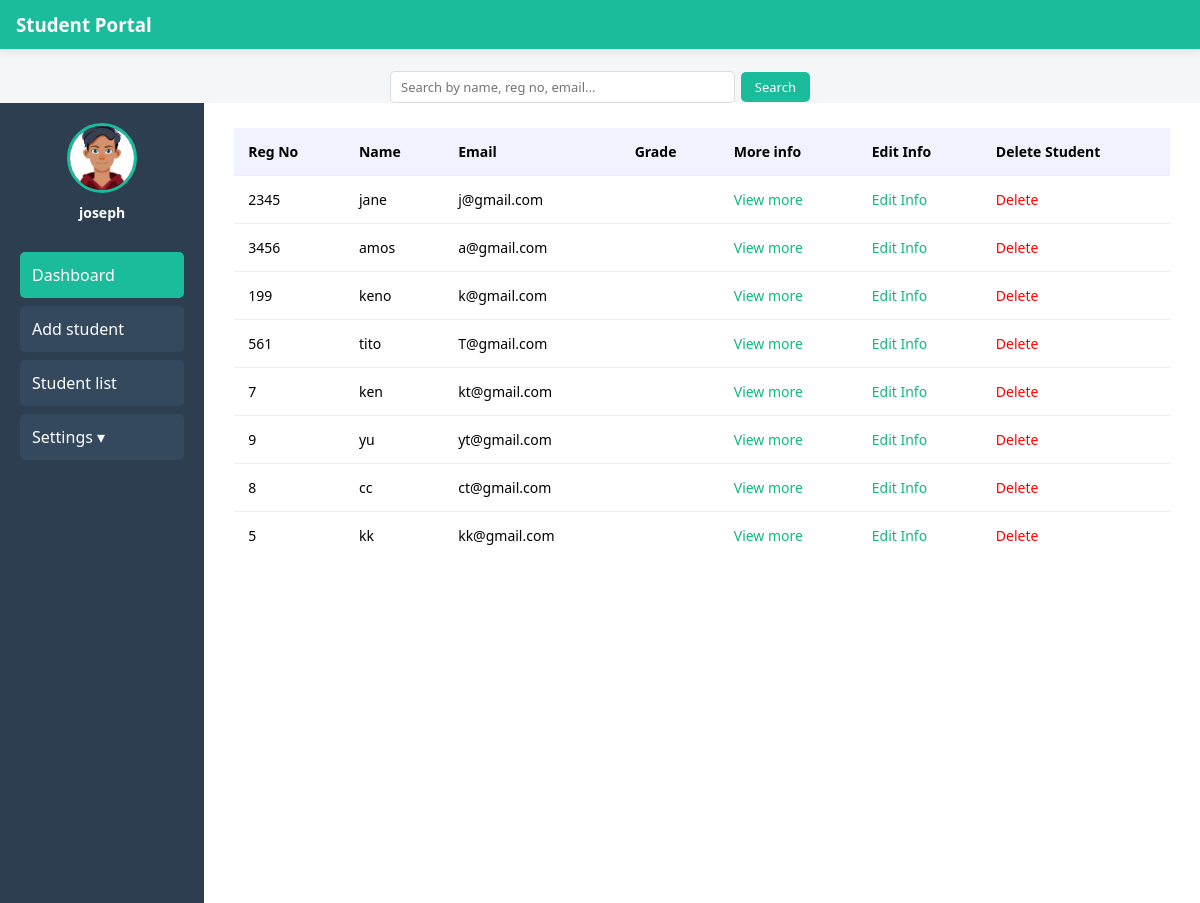
Page /student_list (signed in) on the committed database.
### portal/models.py (models this page shows, shortened)
class Student(models.Model):
    reg_no = models.CharField(max_length=50, unique=True)
    name = models.CharField(max_length=100)
    email = models.EmailField()
    grade= models.CharField(max_length=100, blank=True)
    fee_paid = models.CharField(max_length=100, blank=True)
    arrears = models.CharField(max_length=100, blank=True)
    assessment_no=models.CharField(max_length=100, blank=True)
    UPI=models.CharField(max_length=100, blank=True)
    Parent_contact = models.CharField(max_length=100, blank=True)

### portal/views.py (the view, shortened to what this page needs)
# urls.py: path('student_list', views.student_list, name='student_list'),
def student_list(request):
    query = request.GET.get('q')
    students = Student.objects.all()
    return render(request, 'student_list.html', {
        'students': students,
        'query': query
    })

### portal/templates/student_list.html (shortened to what this page needs)
{%include 'main.html'%}
{%load static%}
   {% block content %}
<div class="table-container">
<div class="table-wrapper">
        <table class="students-table">
            <thead>
    <tr>
        <th>Reg No</th>
        <th>Name</th>
        <th>Email</th>
        <th>Grade</th>
        <th>More info</th>
        <th>Edit Info</th>
        <th>Delete Student</th>
    </tr>
    </thead>
 <tbody>
    {% for Student in students %}
    <tr>
        <td>{{ Student.reg_no }}</td>
        <td>{{ Student.name }}</td>
        <td>{{ Student.email }}</td>
        <td>{{ Student.grade}}</td>
         <td><a style="color: #10b981;;" class="btn btn--main" href="{% url 'profile'  Student.id %}">View more</a></td>
         <td><a style="color: #10b981;;" class="btn btn--main"  href="{% url 'updateStudent'  Student.id %}">Edit Info</a></td>
         <td><a style="color: red;" class="btn btn--main" href="{% url 'deleteStudent'  Student.id %}">Delete</a></td>
    </tr>
    {% empty %}
    <tr>
        <td colspan="4">No results found</td>
    </tr>
    {% endfor %}
    </tbody>
</table>
</div>
</div>
{%endblock%}

### portal/templates/main.html (shortened to what this page needs)
{%block content%}
{%load static%}
<head>
<body>
    <link rel="stylesheet" href="style.css">
<div class="topbar">
    <h3>Student Portal</h3>
</div>
    </head>
<form method="get" action="{% url 'student_list' %}" class="search-bar">
    <input
        type="text"
        name="q"
        placeholder="Search by name, reg no, email..."
        value="{{ query|default:'' }}"
    >
    <button type="submit">Search</button>
</form>
<body>
<div class="container">
    <div class="sidebar" id="sidebar">
          <div class="user-box">
            <img src="{% static 'images/avatar.jpg' %}" class="avatar">
            <h4>{{request.user}}</h4>
        </div>
      <a href="{% url 'dashboard' %}" class="active">Dashboard</a>
        <a href="{% url 'add' %}">Add student</a>
        <a href="{% url 'student_list' %}">Student list</a>
<div class="sidebar-dropdown">
<a href="javascript:void(0)" onclick="toggleStudents()" class="dropdown-toggle">
    Settings ▾
</a>
</div>
</div>
    </body>
</body>
{%endblock%}

### portal/templates/style.css (style rules this page uses)
* { margin: 0; padding: 0; box-sizing: border-box; font-family: 'Segoe UI', sans-serif; }
body { background: #f4f6f8; }
.container { display: flex; min-height: 100vh; }
.sidebar { width: 250px; background: #2c3e50; color: #fff; padding: 20px; }
.sidebar { width: 240px; background: #2c3e50; color: #fff; padding: 20px; }
.sidebar a { display: block; padding: 12px; margin: 8px 0; background: #34495e; color: white; text-decoration: none; border-radius: 5px; }
.sidebar a:hover, .sidebar a.active { background: #1abc9c; }
.topbar { display: none; background: white; padding: 15px; box-shadow: 0 2px 10px rgba(0,0,0,0.1); align-items: center; justify-content: space-between; }
.avatar { width: 80px; height: 80px; border-radius: 50%; object-fit: cover; border: 3px solid #1abc9c; margin: 0 auto 15px; display: block; }
.user-box { text-align: center; margin-bottom: 30px; }
.user-box h4 { margin-top: 10px; font-size: 14px; }

### portal/templates/main.html (style rules this page uses)
* { margin: 0; padding: 0; box-sizing: border-box; font-family: 'Segoe UI', sans-serif; }
body { background: #f4f6f8; }
.container { display: flex; min-height: 100vh; }
.sidebar { width: 250px; background: #2c3e50; color: #fff; padding: 20px; }
.sidebar { width: 240px; background: #2c3e50; color: #fff; padding: 20px; }
.sidebar a { display: block; padding: 12px; margin: 8px 0; background: #34495e; color: white; text-decoration: none; border-radius: 5px; }
.sidebar a:hover, .sidebar a.active { background: #1abc9c; }
.topbar { display: none; background: #1abc9c; padding: 15px; box-shadow: 0 2px 10px rgba(0,0,0,0.1); align-items: center; justify-content: space-between; }
.avatar { width: 70px; height: 70px; border-radius: 50%; border: 3px solid #1abc9c; margin-bottom: 10px; }
.user-box { text-align: center; margin-bottom: 30px; }
.search-bar { display: flex; align-items: center; gap: 6px; margin: 0 auto 14px auto; max-width: 420px; justify-content: center; margin-bottom: 0px; }
.search-bar input { flex: 1; padding: 6px 10px; border: 1px solid #ddd; border-radius: 5px; font-size: 13px; outline: none; }
.search-bar button { padding: 6px 14px; background: #1abc9c; color: white; border: none; border-radius: 5px; font-size: 13px; cursor: pointer; }
.topbar { display: flex; align-items: center; padding: 12px 16px; background: #1abc9c; color: white; }

### portal/templates/student_list.html (style rules this page uses)
a { text-decoration: none; }
.table-container { width: 100%; min-height: calc(100vh - 80px); margin: 0; background: #ffffff; padding: 25px 30px; border-radius: 0; box-shadow: none; }
.table-wrapper { overflow-x: auto; }
.students-table { width: 100%; border-collapse: collapse; }
.students-table th { background: #f0f3ff; padding: 14px; text-align: left; font-size: 14px; }
.students-table td { padding: 14px; border-top: 1px solid #eee; font-size: 14px; }

### rows in the picture
Student: reg_no "2345", name "jane", email "j@gmail.com"
Student: reg_no "3456", name "amos", email "a@gmail.com"
Student: reg_no "199", name "keno", email "k@gmail.com"
Student: reg_no "561", name "tito", email "T@gmail.com"
Student: reg_no "7", name "ken", email "kt@gmail.com"
Student: reg_no "9", name "yu", email "yt@gmail.com"
Student: reg_no "8", name "cc", email "ct@gmail.com"
Student: reg_no "5", name "kk", email "kk@gmail.com"

### other values in the picture
{{ request.user }} "joseph"
